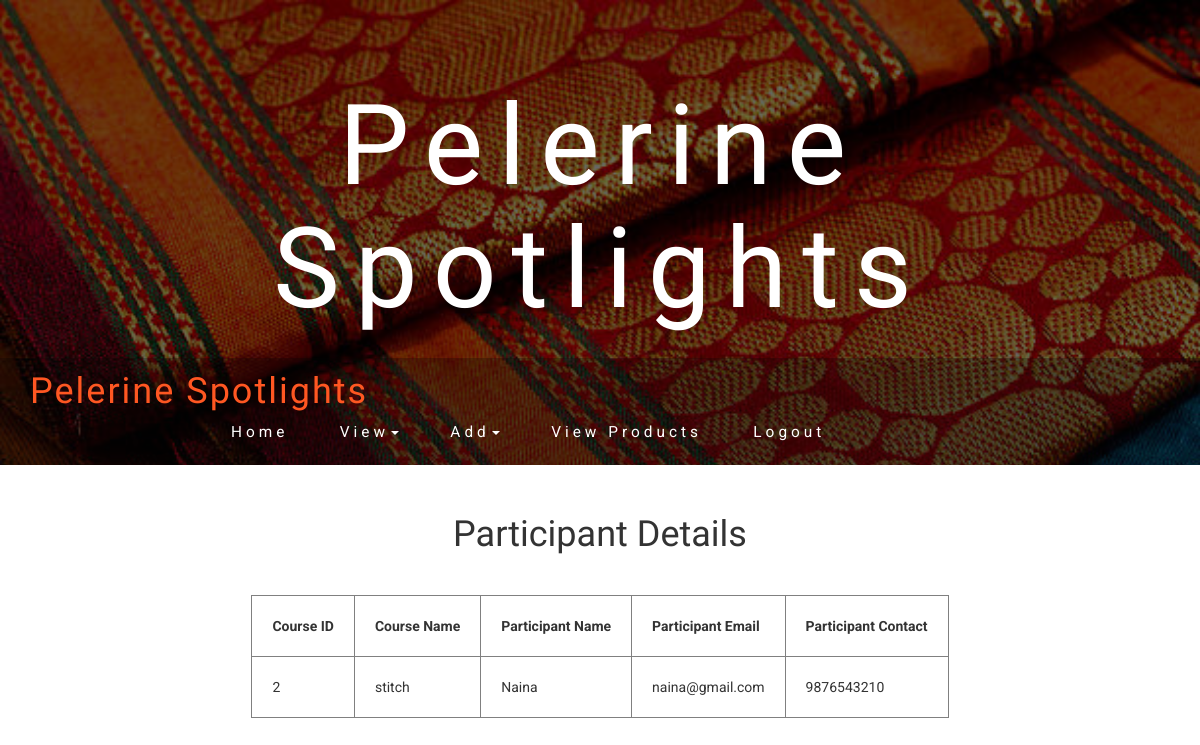
Page /adminviewpart.php on the committed database.
### tables this page shows
CREATE TABLE `payment` (
  `pid` int(11) NOT NULL,
  `cust_email` varchar(52) NOT NULL,
  `cust_name` varchar(63) NOT NULL,
  `cust_contact` bigint(20) NOT NULL,
  `course_id` int(11) NOT NULL,
  `course_name` varchar(63) NOT NULL,
  `course_fees` int(11) NOT NULL
);

### adminviewpart.php (the view, shortened to what this page needs)
<?php
	include "adminnav.php";
 ?>
 <!DOCTYPE html>
 <html>
 <head>
 </head>
 <body>
 	<center>
 		<h1 style="margin-top: 50px">Participant Details</h1>
 		<br><br>
 		<table border="1px collapse">
 			<tr>
 				<th>Course ID</th>
 				<th>Course Name</th>
 				<th>Participant Name</th>
 				<th>Participant Email</th>
 				<th>Participant Contact</th>
 			</tr>
 			<?php
 				$q1="SELECT * from payment";
 				$rs1=mysqli_query($conn,$q1);
 				while($row=mysqli_fetch_assoc($rs1))
 				{ ?>
 					<tr>
 						<td><?php echo $row['course_id']; ?></td>
 						<td><?php echo $row['course_name']; ?></td>
 						<td><?php echo $row['cust_name']; ?></td>
 						<td><?php echo $row['cust_email']; ?></td>
 						<td><?php echo $row['cust_contact']; ?></td>
 					</tr>
 				<?php }
 			 ?>
 		</table>
 	</center>
 </body>
 </html>

### css/style.css (style rules this page uses)
body { margin:0; font-family: 'Roboto', sans-serif; background: #fff; }
h1,h2,h3,h4,h5,h6 { margin:0; font-family: 'Limelight', cursive; }

### adminnav.php (style rules this page uses)
th,td { padding:20px; }

### rows in the picture
payment: course "2", course_name "stitch", cust_name "Naina", cust_email "naina@gmail.com", cust_contact "9876543210"
